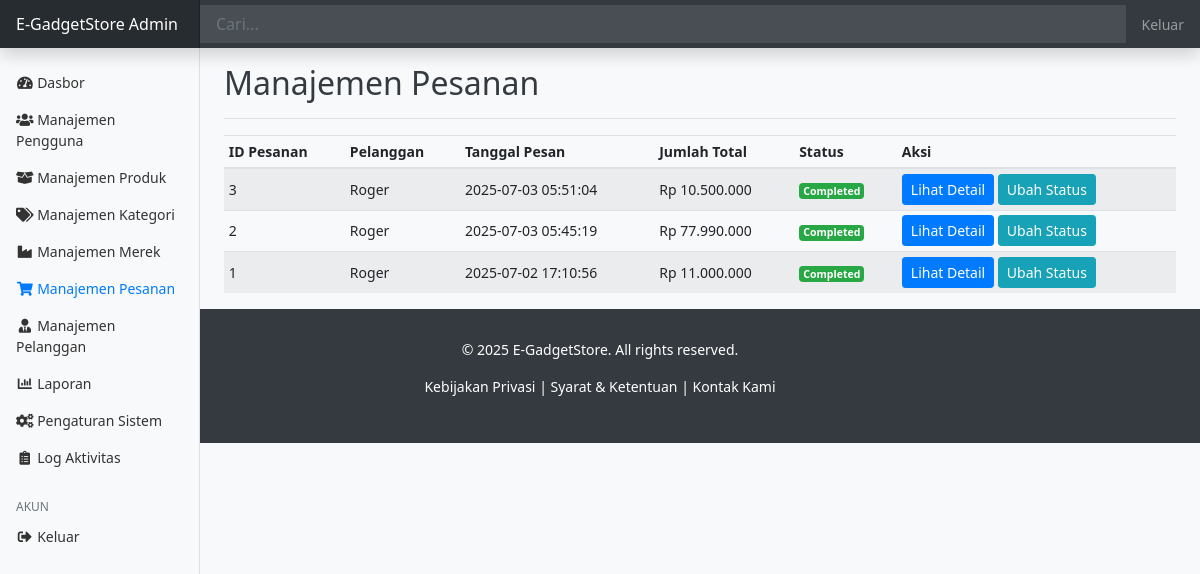
Screenshot of /toko_elektronik/admin/orders/index.php (signed in) with the database file from the repository.
### tables this page shows
CREATE TABLE `orders` (
  `order_id` int(11) NOT NULL,
  `customer_id` int(11) NOT NULL,
  `order_date` datetime NOT NULL,
  `total_amount` decimal(10,2) NOT NULL,
  `order_status` enum('pending','processing','shipped','completed','cancelled') NOT NULL DEFAULT 'pending',
  `delivery_address` text NOT NULL
);

CREATE TABLE `customers` (
  `customer_id` int(11) NOT NULL,
  `user_id` int(11) NOT NULL,
  `full_name` varchar(100) NOT NULL,
  `phone_number` varchar(20) DEFAULT NULL,
  `address` text DEFAULT NULL
);

### toko_elektronik/admin/orders/index.php (the view, shortened to what this page needs)
<?php
require_once '../../config/database.php';
$orders = [];
try {
    $stmt = $pdo->query("SELECT o.order_id, c.full_name AS customer_name, o.order_date, o.total_amount, o.order_status
                         FROM orders o
                         JOIN customers c ON o.customer_id = c.customer_id
                         ORDER BY o.order_date DESC");
    $orders = $stmt->fetchAll(PDO::FETCH_ASSOC);
} catch (PDOException $e) {
    echo "Error: " . $e->getMessage();
}
include_once '../../includes/header.php';
?>
<div class="container-fluid">
    <div class="row">
        <?php include_once '../../includes/sidebar.php'; ?>
        <main role="main" class="col-md-9 ml-sm-auto col-lg-10 px-md-4">
            <div class="d-flex justify-content-between flex-wrap flex-md-nowrap align-items-center pt-3 pb-2 mb-3 border-bottom">
                <h1 class="h2">Manajemen Pesanan</h1>
            </div>
            <div class="table-responsive">
                <table class="table table-striped table-sm">
                    <thead>
                        <tr>
                            <th>ID Pesanan</th>
                            <th>Pelanggan</th>
                            <th>Tanggal Pesan</th>
                            <th>Jumlah Total</th>
                            <th>Status</th>
                            <th>Aksi</th>
                        </tr>
                    </thead>
                    <tbody>
                        <?php if (count($orders) > 0): ?>
                            <?php foreach ($orders as $order): ?>
                                <tr>
                                    <td><?php echo htmlspecialchars($order['order_id']); ?></td>
                                    <td><?php echo htmlspecialchars($order['customer_name']); ?></td>
                                    <td><?php echo htmlspecialchars($order['order_date']); ?></td>
                                    <td>Rp <?php echo number_format($order['total_amount'], 0, ',', '.'); ?></td>
                                    <td>
                                        <span class="badge
                                            <?php
                                            if ($order['order_status'] == 'pending') echo 'badge-warning';
                                            else if ($order['order_status'] == 'completed') echo 'badge-success';
                                            else if ($order['order_status'] == 'cancelled') echo 'badge-danger';
                                            else echo 'badge-secondary';
                                            ?>">
                                            <?php echo htmlspecialchars(ucfirst($order['order_status'])); ?>
                                        </span>
                                    </td>
                                    <td>
                                        <a href="view.php?id=<?php echo $order['order_id']; ?>" class="btn btn-primary btn-sm">Lihat Detail</a>
                                        <a href="update_status.php?id=<?php echo $order['order_id']; ?>" class="btn btn-info btn-sm">Ubah Status</a>
                                        </td>
                                </tr>
                            <?php endforeach; ?>
                        <?php else: ?>
                            <tr>
                                <td colspan="6">Tidak ada data pesanan.</td>
                            </tr>
                        <?php endif; ?>
                    </tbody>
                </table>
            </div>
        </main>
    </div>
</div>
<?php include_once '../../includes/footer.php'; ?>

### toko_elektronik/assests/css/style.css (style rules this page uses)
body { font-family: 'Segoe UI', Tahoma, Geneva, Verdana, sans-serif; background-color: #f8f9fa; color: #343a40; }
.btn-primary { background-color: #007bff; border-color: #007bff; }
.table th, .table td { vertical-align: middle; }

### toko_elektronik/includes/header.php (style rules this page uses)
body { font-size: .875rem; }

### rows the page displays
orders: order_id "3", customer.full_name "Roger", order_date "2025-07-03 05:51:04", total_amount "10.500.000", order_status "Completed"
orders: order_id "2", customer.full_name "Roger", order_date "2025-07-03 05:45:19", total_amount "77.990.000", order_status "Completed"
orders: order_id "1", customer.full_name "Roger", order_date "2025-07-02 17:10:56", total_amount "11.000.000", order_status "Completed"
